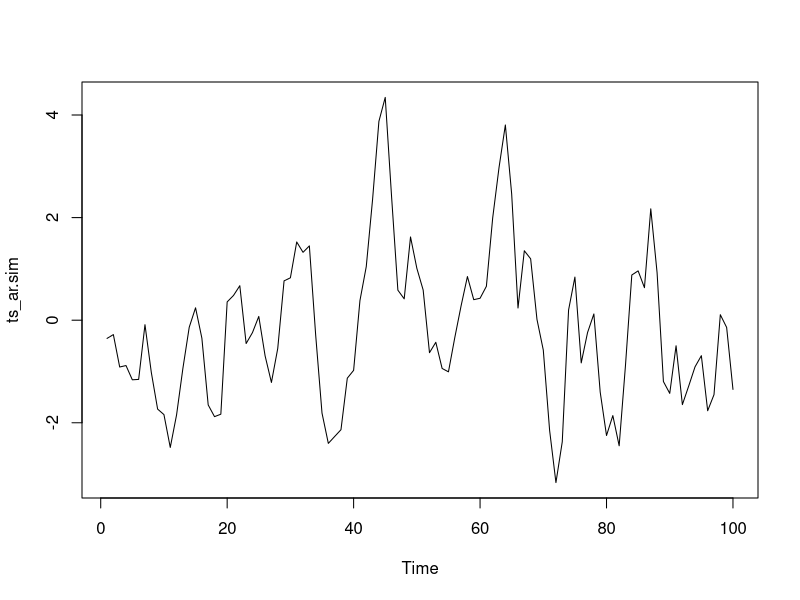
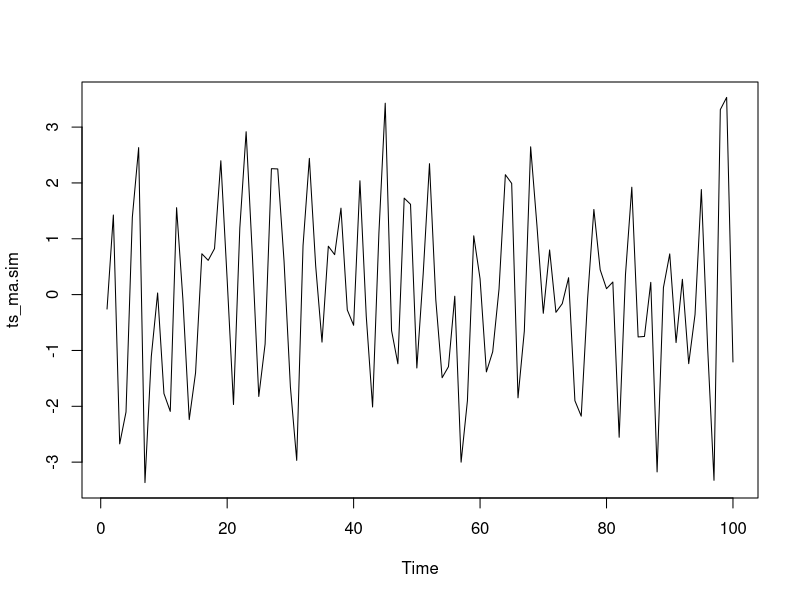
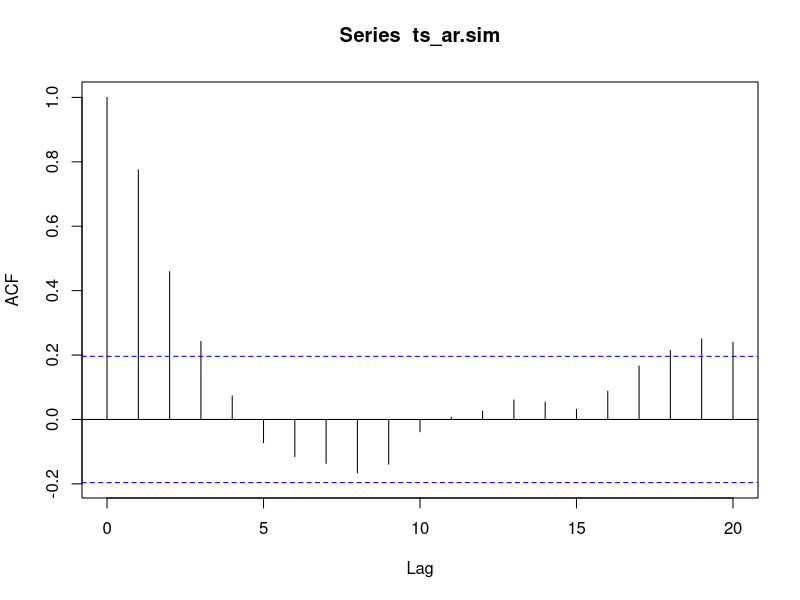
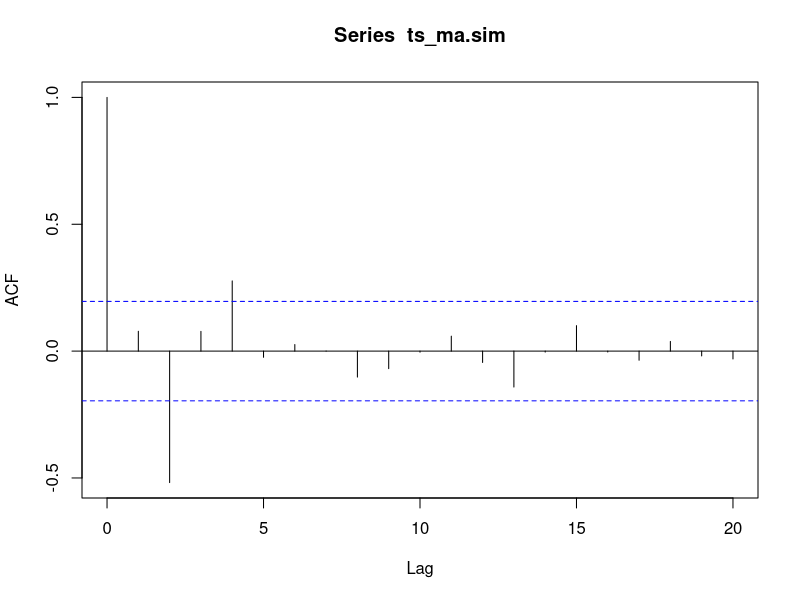
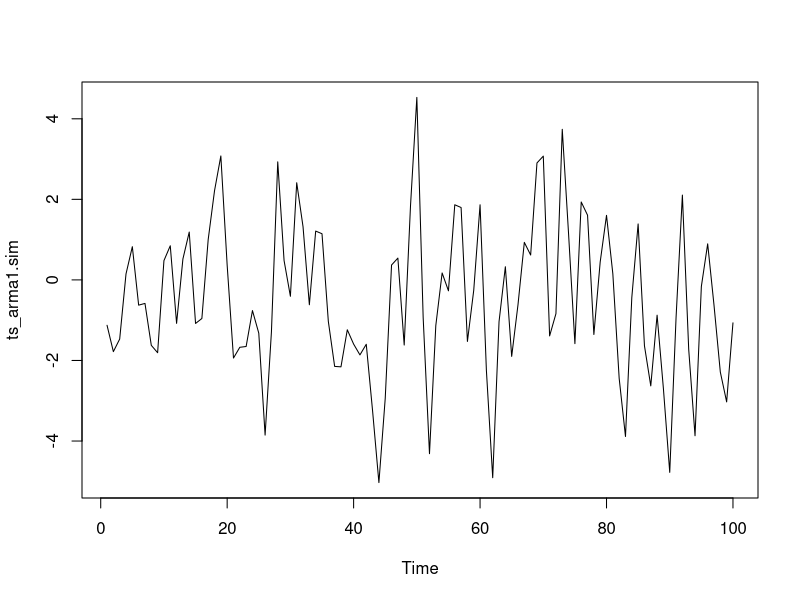
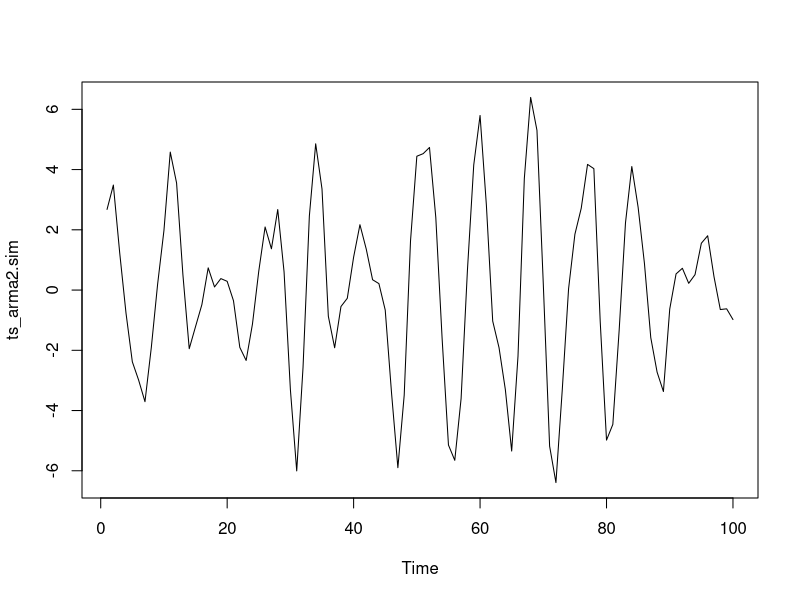
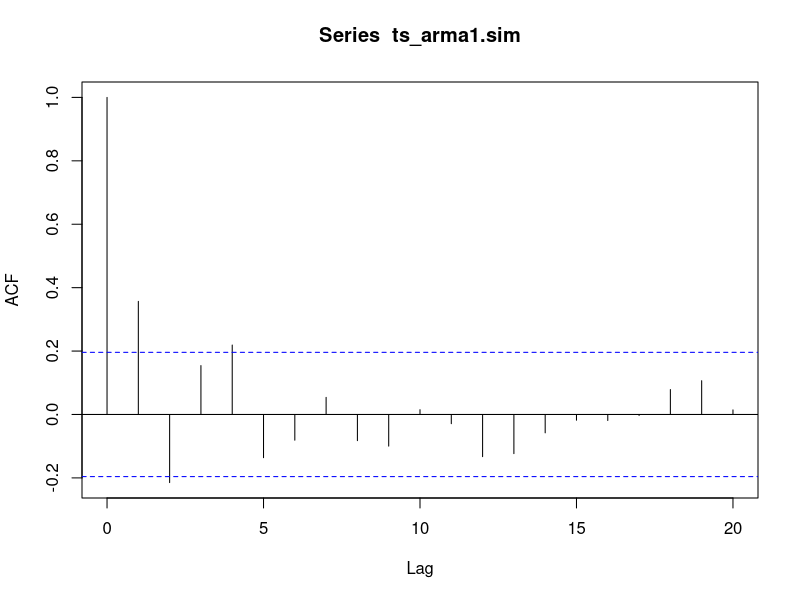
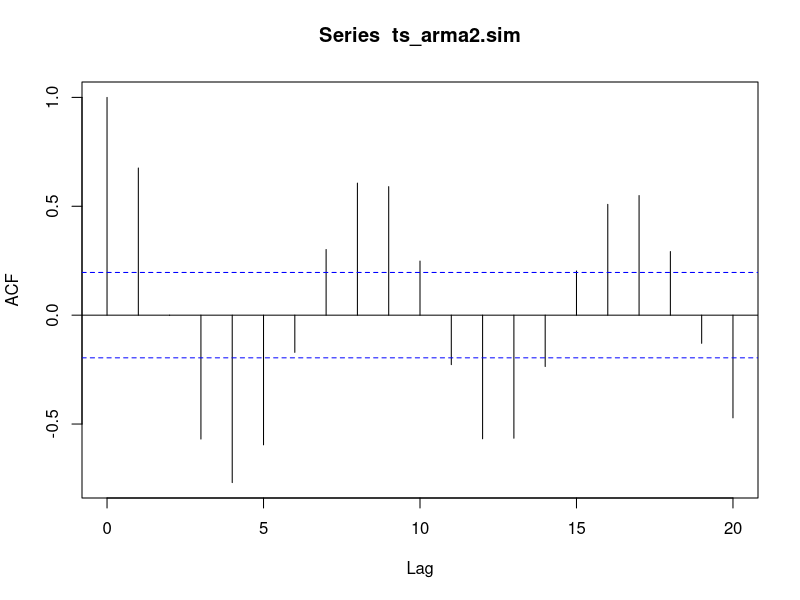

The R script that drew these images, in order: (Note: this script raises an error after producing the figures.)
## ---- chunk 1
ts_ar.sim <- arima.sim(n = 100, list(ar = c(0.9, -0.5, 0.4, -0.2)))
ts.plot(ts_ar.sim)
## ---- chunk 2
ts_ma.sim <- arima.sim(n = 100, list(ma = c(0.7, -0.6, -0.4, 0.7)))
ts.plot(ts_ma.sim)
## ---- chunk 3
acf_ar <- acf(ts_ar.sim, type=('correlation'))
## ---- chunk 4
acf_ma <- acf(ts_ma.sim, type=('correlation'))
## ---- chunk 5
ts_arma1.sim <- arima.sim(n = 100, list(ar = c(0.9, -0.5, 0.4, -0.2), ma = c(0.7, -0.6, -0.4, 0.7)))
ts.plot(ts_arma1.sim)

ts_arma2.sim <- arima.sim(n = 100, list(ar = c(0.5, 0.4, -0.8), ma = c(0.4, -0.9, -0.7)))
ts.plot(ts_arma2.sim)
## ---- chunk 6
acf_arma1 <- acf(ts_arma1.sim, type=('correlation'))
acf_arma2 <- acf(ts_arma2.sim, type=('correlation'))
## ---- chunk 7
library("rio")
data<-import('./sanfran.dat', header=FALSE)
data_list <- split(data, seq(nrow(data)))
## ---- chunk 8
library('data.table')
length(data_list)
data_reformat <- c()

for(i in 1:length(data_list)) {
  for(j in 1:6) {
    data_reformat[(i-1)*6+j] <- as.double(data_list[[i]][j])
  }
}
## ---- chunk 9
data_ts <-ts(data_reformat, start=c(1932,1), end=c(1966,12), frequency=12)
data_ts_statio <- diff(data_ts)
ts.plot(data_ts_statio)
## ---- chunk 10
# filtre par moyenne arithmétique d'ordre 12 de la série pour obtenir la tendance
#data_ts_statio<-stats::filter(data_ts, c(1/22, rep(1/11, 12), 1/22), sides=2) 
#data_ts_statio<-ts(data_ts_statio, start=c(1963,1), end=c(1993,12), frequency=12)
#ts.plot(data_ts_statio) 
## ---- chunk 11
# ACF: corrélation entre une observation avec la valeur du retard
acf(data_ts_statio)
## ---- chunk 12
# PACF: corrélation d'une observation qui n'est pas prise en compte par l'observation antérieure décalée (autocorrélation partielle)
pacf(data_ts_statio)
## ---- chunk 13
ts_sanfran_ma.sim <- arima.sim(n = 420, list(ma = data_ts_statio))
ts.plot(ts_sanfran_ma.sim)
acf(ts_sanfran_ma.sim)
## ---- chunk 14
S <- (data_ts - (round(data_ts_statio, 2)))
s<-tapply(S,cycle(S),mean,na.rm=T)

s<-s-mean(s)
CVS<-matrix(1, 35, 12)
for(i in 1:35){
  for(j in 1:12){
    CVS[i,j]=t(matrix(data_ts,12,35))[i,j]-s[j]
  }
}
# Nous avons 35 ans de données sur 12 mois
## ---- chunk 15
CVS=as.vector(t(CVS)) #convert to vector
CVS=as.ts(CVS) #convert into time series
CVS=ts(CVS, start=c(1932, 1), end=c(1966, 12), frequency=12)
ts.plot(CVS)
## ---- chunk 16
y=time(CVS) #count nb of values
z=time(CVS)^2
CVS.lm=lm(CVS~y+z)
res=CVS-CVS.lm$fitted.values
res=res/sqrt(var(res))
acf(res)
## ---- chunk 17
data_ts_1932_1963 <- window(data_ts_statio, c(1932, 1), c(1963,12))
model<-arima(data_ts_1932_1963, order=c(2,0,0), list(order=c(2,0,0), period=12)); model
## ---- chunk 18
Box.test(model$residuals)
## ---- chunk 19
qqnorm(model$residuals) 
## ---- chunk 20

## ---- chunk 21

## ---- chunk 22

## ---- chunk 23
